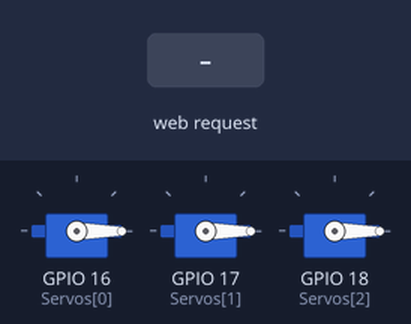
This sketch was run on a simulated ESP32. Parts: 3 × servo. Inputs (shaded band) come from the test bench. WiFi joins after 1.5 s; servers stay silent unless stated; what the sketch prints to the serial monitor is not drawn.

Above: at 3.2 s.
3.3 s: HTTP request GET /servo?duration=1&servoindex=1 received
At 4.3 s:
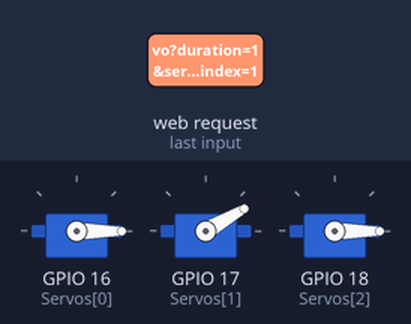
6.0 s: HTTP request GET /servo?duration=120&servoindex=120 received
Timing chart, 0 to 9.0 s (numbered marks = the images above; inputs shaded):
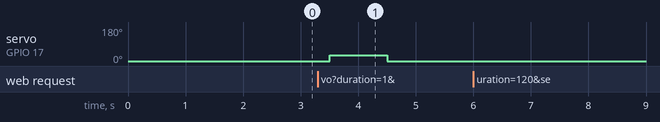

Measured:
- after the input at 3.3 s, servo on GPIO 17 (Servos[1]): 0° → 30° after 0.20 s, → 0° 1.0 s later
- after the input at 6.0 s, every drawn part: stays the same

The sketch:

PumpCode.ino
```cpp
#include <ESP32Servo.h>
#include <WiFi.h>
#include <WebServer.h>

// Replace with your network credentials
const char* ssid = "";
const char* password = "";

// Create a WebServer object on port 80
WebServer server(80);

byte Servos[] = {16,17,18};

#define SERVO_COUNT sizeof(Servos)
Servo myServos[SERVO_COUNT];

const int DC_Pump = 2;

void OpenValveForSeconds(float duration, int servoIndex) {
  // Safety check: ensure the servo index is valid
  if (servoIndex < 0 || servoIndex >= SERVO_COUNT) {
    Serial.println("Error: Invalid Servo Index");
    return;
  }

  Serial.println("Starting pump...");
  digitalWrite(DC_Pump, HIGH); // 1. DC pump first starts

  delay(200); // Small delay to let the pump prime if needed

  Serial.print("Opening servo ");
  Serial.print(servoIndex);
  Serial.println(" to 5 degrees...");
  myServos[servoIndex].write(30); // 2. Servo of given index opens the valve

  Serial.print("Holding for ");
  Serial.print(duration);
  Serial.println(" seconds...");
  delay(duration * 1000); // Hold for the specified duration

  Serial.print("Closing servo ");
  Serial.println(servoIndex);
  myServos[servoIndex].write(0); // 3. Servo goes back to 0

  delay(500); // Wait for servo to physically move back

  Serial.println("Stopping pump.");
  digitalWrite(DC_Pump, LOW); // 4. DC pump stops
}

// Handler for the root URL
void handleRoot() {
  server.send(200, "text/plain", "esp32 is up!");
}

// Handler to process the servo and duration parameters
void handleServo() {
  // Check if both parameters exist in the request
  if (server.hasArg("duration") && server.hasArg("servoindex")) {
    // Get the 'duration' parameter and convert it to a float
    float duration = server.arg("duration").toFloat();

    // Get the 'servoindex' parameter and convert it to an integer
    int servoIndex = server.arg("servoindex").toInt();

    // --- You can now use the parsed values ---
    Serial.println("Received parameters:");
    Serial.print("Duration: ");
    Serial.println(duration);

    Serial.print("Servo Index: ");
    Serial.println(servoIndex);
    Serial.println("--------------------");

    // --- Trigger the main function with the parsed values ---
    OpenValveForSeconds(duration, servoIndex);

    // Send a success response back to the client
    String response = "Action complete for Duration: " + String(duration) + " and Servo Index: " + String(servoIndex);
    server.send(200, "text/plain", response);

  } else {
    // Send an error if parameters are missing
    server.send(400, "text/plain", "Bad Request: Missing 'duration' or 'servoindex' parameter.");
  }
}

void setup() {

  Serial.begin(115200);

    // --- Initialize Pump ---
  pinMode(DC_Pump, OUTPUT);
  digitalWrite(DC_Pump, LOW); // Keep pump off initially

  // Start Serial communication for debugging
  // Allow allocation of all timers for PWM
  ESP32PWM::allocateTimer(0);
  ESP32PWM::allocateTimer(1);
  ESP32PWM::allocateTimer(2);
  ESP32PWM::allocateTimer(3);

  for (int i = 0; i < SERVO_COUNT; i++) {
    myServos[i].setPeriodHertz(50); // Standard servo frequency
    myServos[i].attach(Servos[i], 500, 2500); // Attach servo to its GPIO pin
    myServos[i].write(0); // Ensure all servos start at 0 degrees
  }

  delay(500); // Wait for servos to initialize

  // Connect to Wi-Fi
  Serial.print("Connecting to ");
  Serial.println(ssid);
  WiFi.begin(ssid, password);

  while (WiFi.status() != WL_CONNECTED) {
    delay(500);
    Serial.print(".");
  }

  // Print the ESP32's IP address
  Serial.println("");
  Serial.println("WiFi connected.");
  Serial.print("IP address: ");
  Serial.println(WiFi.localIP());

  // Define server routes
  server.on("/", handleRoot);
  server.on("/servo", HTTP_GET, handleServo); // New route for servo control

  // Start the server
  server.begin();
  Serial.println("HTTP server started");

}

void loop() {
  // put your main code here, to run repeatedly:
  server.handleClient();
}
```
